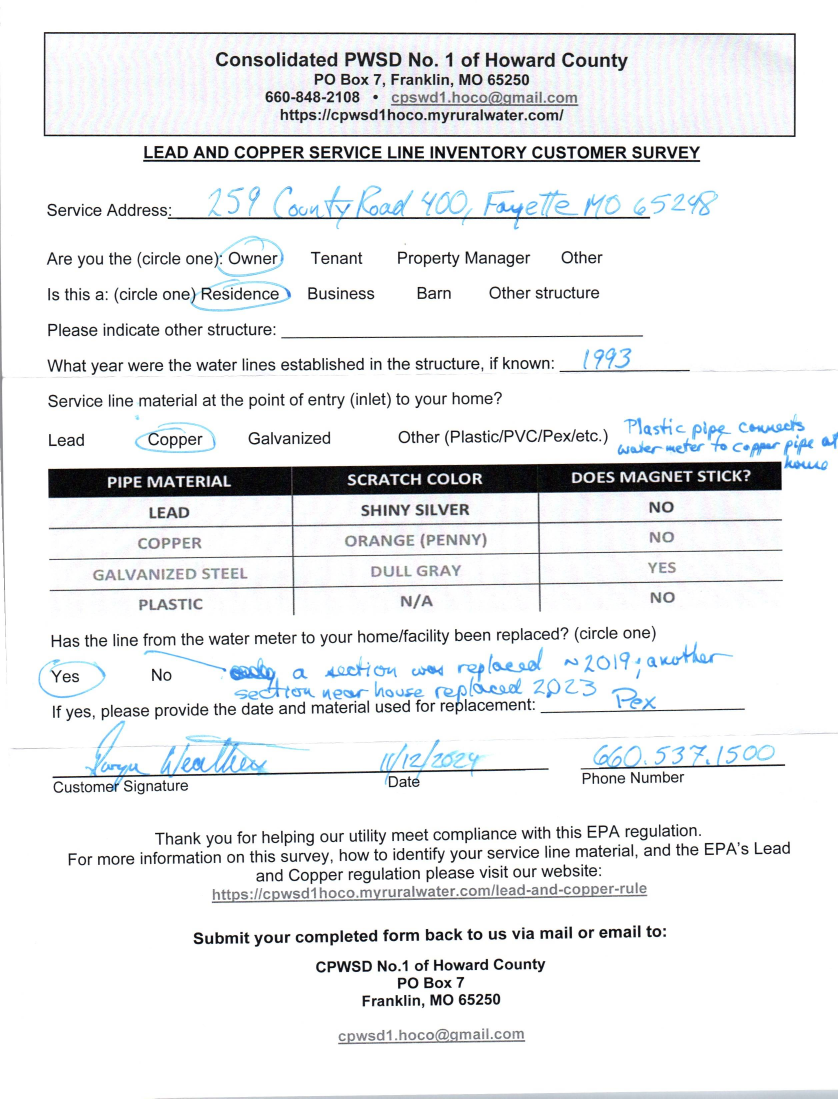
#> input picture Scans/Scan2024-12-19_095936.jpg, 2512 x 3295 px, found by its file name (shown at 1/3 size)
$ python preProcessTest.py
#> lines starting #> are read from the running program, lines starting #| are printed output that depends on the picture; after the words box and inside, x2 and y2 are one past the last pixel; in counts of white or black regions, pixels touching at a corner belong together
import pytesseract
import cv2
import numpy as np
import pandas as pd
import os

# Specify Tesseract OCR executable path
pytesseract.pytesseract.tesseract_cmd = r'C:\Program Files\Tesseract-OCR\tesseract.exe'

# Preprocessing functions with previews for the "Service Address" section

def dynamic_brightness_contrast(image, roi):
    """
    Allows dynamic adjustment of brightness and contrast using trackbars with dummy callbacks
    until both trackbars are in place. The actual update is done in a loop.
    """
    # Dummy callback that does nothing
    def nothing(_):
        pass

    # Make a copy so the original remains unchanged
    adjusted_image = image.copy()

    # Create the window for display
    cv2.namedWindow('Brightness & Contrast', cv2.WINDOW_AUTOSIZE)

    # Create trackbars for contrast and brightness, both using the dummy callback
    cv2.createTrackbar('Contrast', 'Brightness & Contrast', 10, 30, nothing)     # Default = 1.0
    cv2.createTrackbar('Brightness', 'Brightness & Contrast', 100, 200, nothing) # Default = 0

    while True:
        # Read the trackbar positions on each loop iteration
        alpha = cv2.getTrackbarPos('Contrast', 'Brightness & Contrast') / 10.0    # Scale for contrast
        beta = cv2.getTrackbarPos('Brightness', 'Brightness & Contrast') - 100    # Scale for brightness

        # Apply brightness and contrast adjustments
        adjusted_image = cv2.convertScaleAbs(image, alpha=alpha, beta=beta)

        # Crop the ROI for display
        x, y, w, h = roi
        cropped = adjusted_image[y:y+h, x:x+w]

        # Display the adjusted ROI
        cv2.imshow('Brightness & Contrast', cropped)

        # Press ESC to finalize/exit
        key = cv2.waitKey(1) & 0xFF
        if key == 27:  # Escape key
            break

    # Close the window
    cv2.destroyAllWindows()

    return adjusted_image


def adjust_brightness_contrast(image, alpha=2.0, beta=50, roi=None):
    """
    Adjusts the brightness and contrast of an image.
    """
    # [4 lines of commented-out code are left out]
    print("Adjusting Brightness and Contrast")
    dynamic_brightness_contrast(img, service_address_roi)


def apply_clahe(image, roi=None):
    """
    Applies CLAHE (Contrast Limited Adaptive Histogram Equalization) to enhance contrast.
    """
    clahe = cv2.createCLAHE(clipLimit=2.0, tileGridSize=(8, 8))
    enhanced = clahe.apply(image)
    if roi:
        preview_roi(enhanced, roi, "CLAHE (Contrast Enhancement)")
    return enhanced

def sharpen_image(image, roi=None):
    """
    Applies a sharpening filter to the image.
    """
    kernel = np.array([[0, -1, 0],
                       [-1, 5, -1],
                       [0, -1, 0]])
    sharpened = cv2.filter2D(image, -1, kernel)
    if roi:
        preview_roi(sharpened, roi, "Sharpened Image")
    return sharpened

def adaptive_threshold(image, roi=None):
    """
    Applies adaptive thresholding to binarize the image.
    """
    thresholded = cv2.adaptiveThreshold(image, 255, cv2.ADAPTIVE_THRESH_GAUSSIAN_C,
                                        cv2.THRESH_BINARY, 11, 2)
    if roi:
        preview_roi(thresholded, roi, "Adaptive Thresholding")
    return thresholded

def denoise_image(image, roi=None):
    """
    Denoises the image to remove small artifacts.
    """
    denoised = cv2.fastNlMeansDenoising(image, None, 30, 7, 21)
    if roi:
        preview_roi(denoised, roi, "Denoised Image")
    return denoised

def preview_roi(image, roi, title):
    """
    Displays a specific ROI (Region of Interest) for preview.
    """
    x, y, w, h = roi
    cropped = image[y:y+h, x:x+w]
    cv2.imshow(title, cropped)
    cv2.waitKey(0)
    cv2.destroyAllWindows()

def preprocess_image(image_path, service_address_roi):
    """
    Preprocesses the image using multiple steps to improve OCR readability,
    previewing only the "Service Address" section.
    """
#> called with service_address_roi = (522, 533, 1728, 131)
    img = cv2.imread(image_path, cv2.IMREAD_GRAYSCALE)
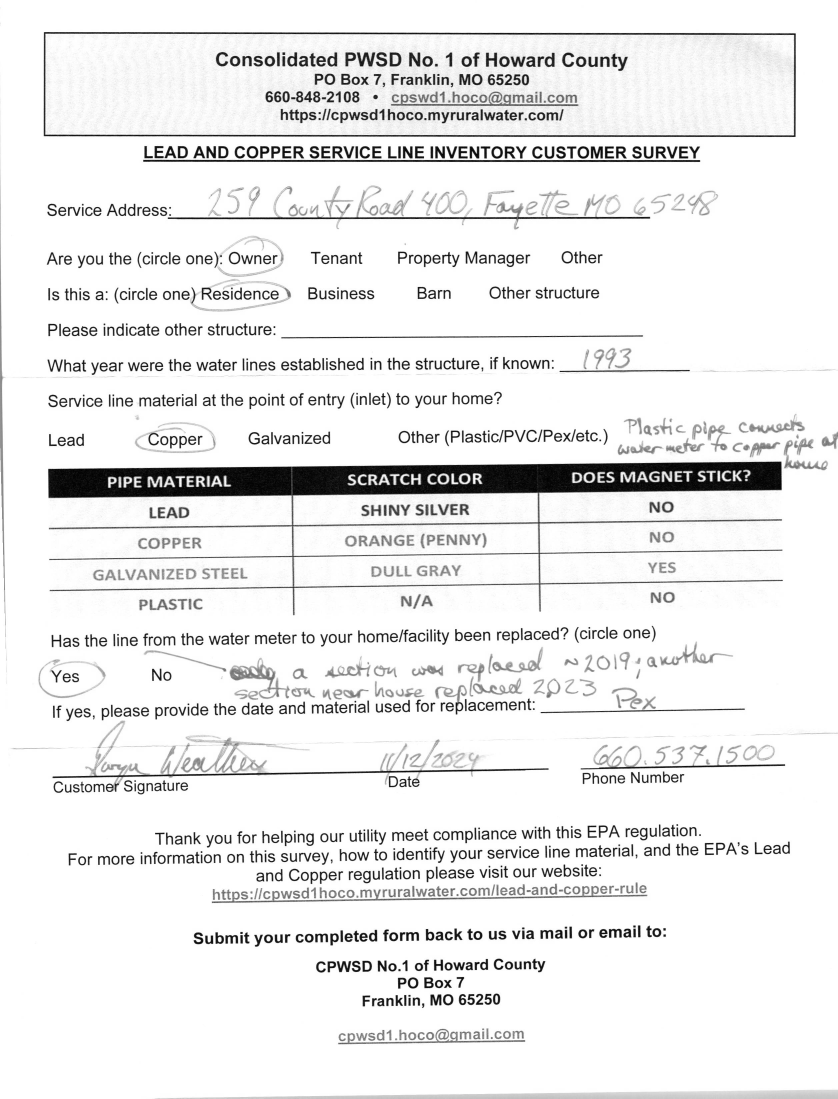
#> img: shape (3295, 2512) (shown at 1/3 size); min 0, max 255, mean 235.8
    print("Displaying Original Image for Service Address ROI")
    preview_roi(img, service_address_roi, "Original Image - Service Address")
#> in preview_roi, `cropped = image[y:y+h, x:x+w]`:
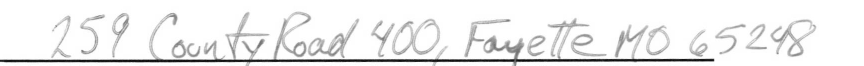
#> cropped: shape (131, 1728) (shown at 1/2 size); min 0, max 255, mean 238.3

    # Dynamically adjust brightness and contrast
    print("Adjusting Brightness and Contrast")
    dynamic_brightness_contrast(img, service_address_roi)
#> (key Esc is pressed here)

    # Apply CLAHE
    img = apply_clahe(img, roi=service_address_roi)

    # Sharpen the image
    img = sharpen_image(img, roi=service_address_roi)
#> in sharpen_image, `sharpened = cv2.filter2D(image, -1, kernel)`:
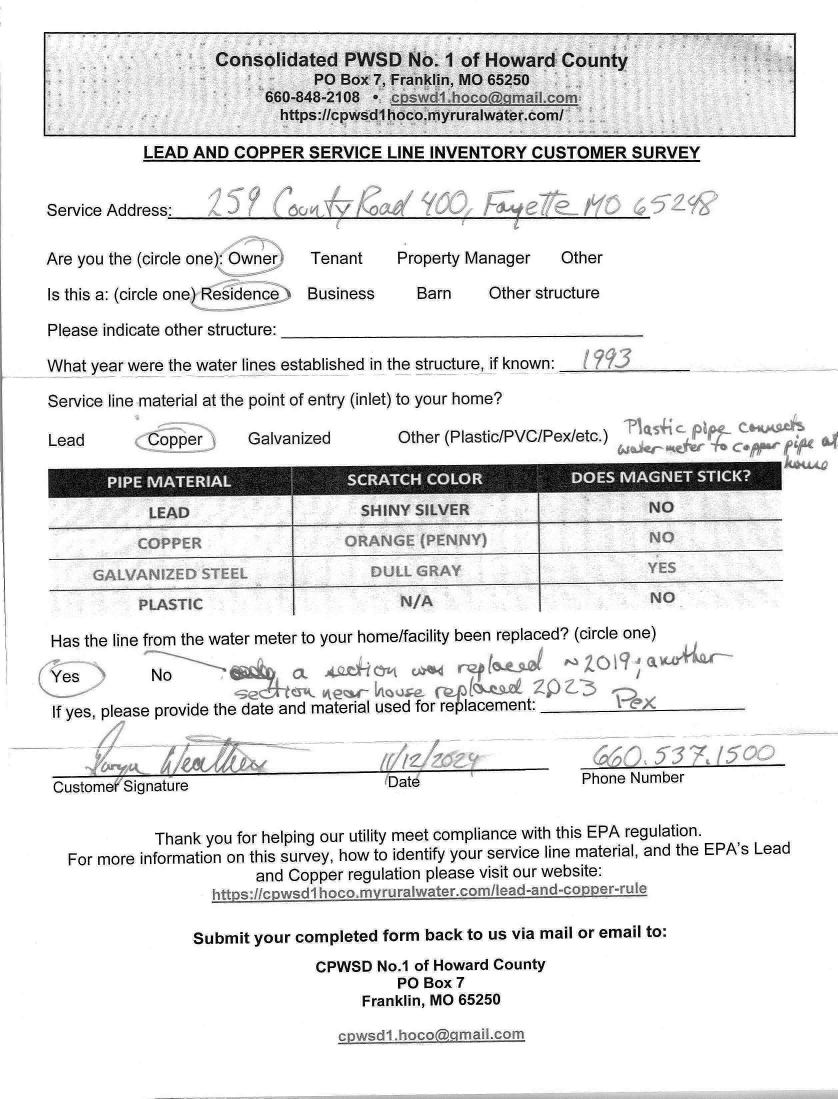
#> sharpened: shape (3295, 2512) (shown at 1/3 size); min 0, max 255, mean 231.2
#> call 3 of preview_roi, with roi = (522, 533, 1728, 131), title = 'Sharpened Image'
#> in preview_roi (call 3), `cropped = image[y:y+h, x:x+w]`:
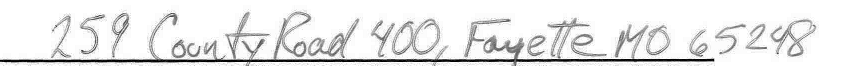
#> cropped: shape (131, 1728) (shown at 1/2 size); min 0, max 255, mean 232.4

    # Adaptive thresholding
    img = adaptive_threshold(img, roi=service_address_roi)
#> in adaptive_threshold, `thresholded = cv2.adaptiveThreshold(image, 255, cv2.ADAPTIVE_THRESH_GA..`:
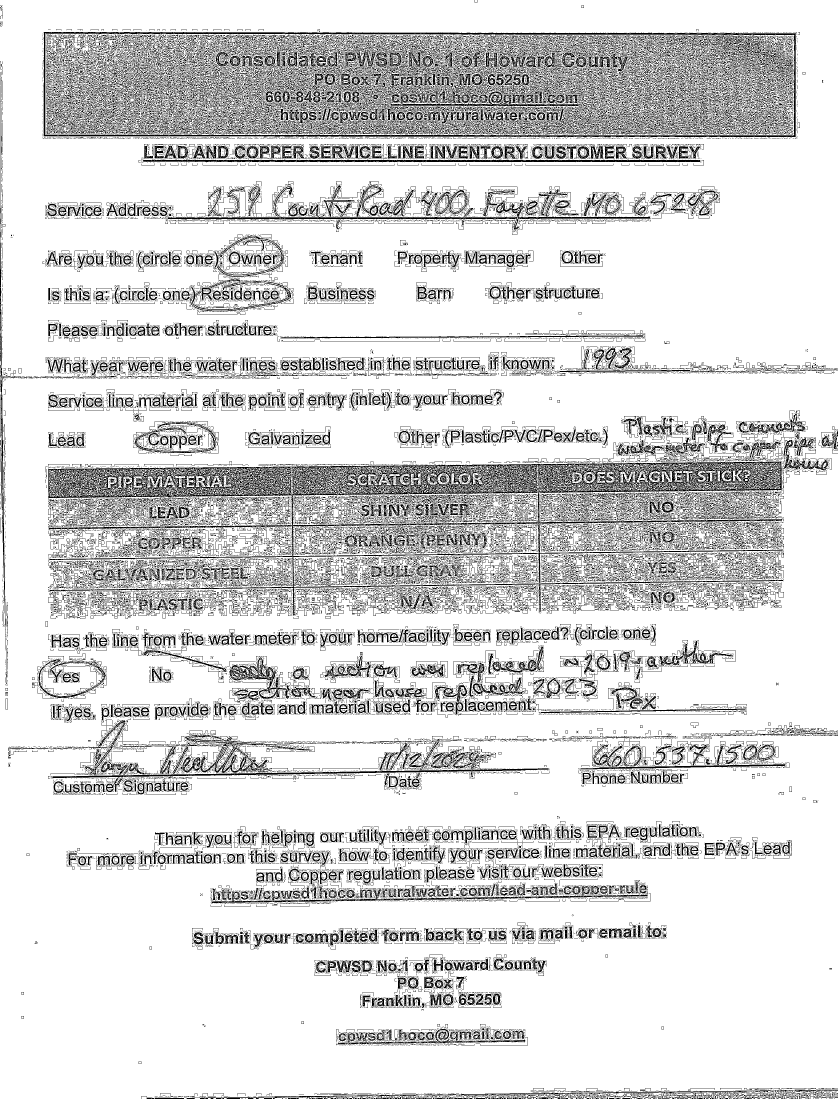
#> thresholded: shape (3295, 2512) (shown at 1/3 size); 84.4% white; black in thin lines or dots
#> call 4 of preview_roi, with roi = (522, 533, 1728, 131), title = 'Adaptive Thresholding'
#> in preview_roi (call 4), `cropped = image[y:y+h, x:x+w]`:
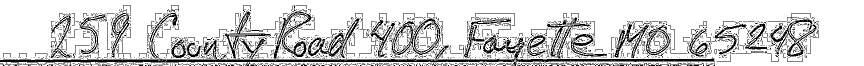
#> cropped: shape (131, 1728) (shown at 1/2 size); 82.2% white; 2554 black regions (2423 under 20 px), largest, box (x1, y1, x2, y2) and area: (0, 117, 1430, 131) 7331, (783, 36, 881, 110) 1558, (615, 37, 720, 116) 1492

    # Optional: Denoise the image
    img = denoise_image(img, roi=service_address_roi)

    return img


# Perform OCR on specific regions
def extract_text_from_image(image, regions):
    """
    Extracts text from specific regions of an image using OCR.
    """
    data = {}
    for field, roi in regions.items():
        x, y, w, h = roi
        cropped = image[y:y+h, x:x+w]
        # OCR
        text = pytesseract.image_to_string(cropped, config='--psm 6')
        data[field] = text.strip()
#> after the loop, data = 0 items
    return data

# Main execution
if __name__ == "__main__":
    # Path to the image
    image_path = r'C:\Users\julia\PycharmProjects\IvanPipeProject\Scans\Scan2024-12-19_095936.jpg'

    # Define regions of interest (ROIs) based on the form
    regions_of_interest = {
        "Service Address": (522, 533, 1728, 131),  # Coordinates for "Service Address"
        "Year Established": (120, 420, 300, 50),
        "Material Used": (80, 600, 600, 50),
        "Replacement Year": (80, 850, 600, 50),
        "Signature": (100, 1200, 600, 50),
        "Phone Number": (500, 1350, 300, 50),
    }

    # Preprocess the image
    service_address_roi = regions_of_interest["Service Address"]
    processed_image = preprocess_image(image_path, service_address_roi)


    # Extract text from the specified regions
#> (the run stopped early here; a loop or call above may not have finished)
